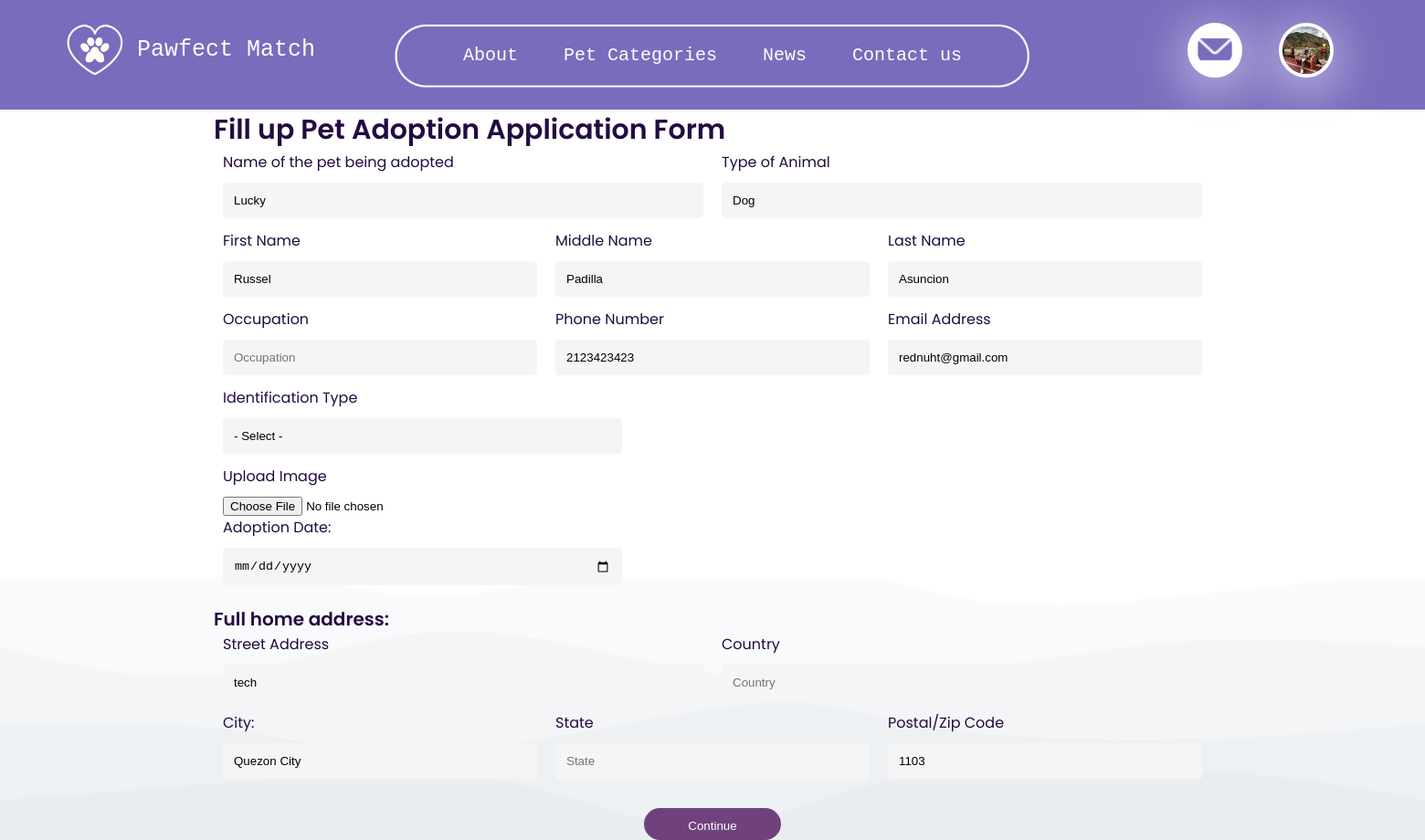
/pet-form.php?pet_id=2266333578 (signed in), run on the app's committed database.
### tables this page shows
CREATE TABLE `pets` (
  `id` bigint(20) NOT NULL,
  `pet_id` bigint(20) NOT NULL,
  `pet_name` varchar(255) NOT NULL,
  `pet_owner` varchar(255) NOT NULL,
  `pet_owner_image` varchar(255) NOT NULL,
  `pet_owner_id` bigint(20) NOT NULL,
  `pet_location` varchar(255) NOT NULL,
  `pet_address` varchar(255) NOT NULL,
  `pet_type` varchar(255) NOT NULL,
  `pet_breed` varchar(255) NOT NULL,
  `pet_gender` varchar(255) NOT NULL,
  `pet_age` int(11) NOT NULL,
  `pet_image` varchar(100) NOT NULL,
  `pet_description` longtext NOT NULL,
  `availability` varchar(100) NOT NULL,
  `reservation` int(11) NOT NULL,
  `reservation_id` bigint(20) NOT NULL,
  `date` timestamp NOT NULL DEFAULT current_timestamp() ON UPDATE current_timestamp()
);

CREATE TABLE `users` (
  `id` bigint(20) NOT NULL,
  `user_id` bigint(20) NOT NULL,
  `email` text NOT NULL,
  `password` varchar(255) NOT NULL,
  `date` timestamp NOT NULL DEFAULT current_timestamp() ON UPDATE current_timestamp(),
  `fname` varchar(255) NOT NULL,
  `lname` varchar(255) NOT NULL,
  `mname` varchar(255) NOT NULL,
  `gender` varchar(100) NOT NULL,
  `user_image` varchar(255) NOT NULL,
  `status` varchar(100) NOT NULL,
  `address` varchar(255) NOT NULL,
  `city` varchar(255) NOT NULL,
  `postal_code` varchar(11) NOT NULL,
  `phone` varchar(25) NOT NULL,
  `dob` date NOT NULL,
  `first_login` bigint(20) NOT NULL
);

### functions.php (called while the page is built, shortened)
<?php
function check_login($con)
{
	if(isset($_SESSION['user_id']))
	{
		$id = $_SESSION['user_id'];
		$query = "select * from users where user_id = '$id' limit 1";
		$result = mysqli_query($con,$query);
		if($result && mysqli_num_rows($result) > 0)
		{
			$user_data = mysqli_fetch_assoc($result);
			return $user_data;
		}
	}
	die;
}

### pet-form.php (the view, shortened to what this page needs)
<?php
include("connection.php");
include("functions.php");
$user_data = check_login($con);
$pet_id = $_GET['pet_id'] ?? header('Location: index.php');
$stmt = $con->prepare("SELECT * FROM pets WHERE pet_id = ?");
$stmt->bind_param("i", $pet_id);
$stmt->execute();
$result = $stmt->get_result();
$pet_data = $result->fetch_assoc();
?>
<!DOCTYPE html>
<html lang="en">
<head>
    <link rel="stylesheet" href="css/style.css">
    <link rel="stylesheet" href="css/slider.css">
    <link rel="stylesheet" href="css/message.css">
    <link rel="stylesheet" href="https://cdnjs.cloudflare.com/ajax/libs/font-awesome/5.15.2/css/all.min.css"/>
</head>
<div class="pet-form">
    <form action="process_form.php" method="post">
    <h1>Fill up Pet Adoption Application Form</h1>
    <div class="info">
        <div class="input-box">
            <label for="pet_name">Name of the pet being adopted</label>
            <input type="text" id="pet_name" name="pet_name" value="<?php echo $pet_data['pet_name']; ?>" required>
        </div>
        <div class="input-box">
            <label for="pet_type">Type of Animal</label>
            <input type="text" id="pet_type" name="pet_type" value="<?php echo $pet_data['pet_type']; ?>" required>
        </div>
    </div>
    <div class="info">
        <div class="input-box">
            <label for="fname">First Name</label>
            <input type="text" id="fname" name="fname" value="<?php echo $user_data['fname']; ?>" required>
        </div>
        <div class="input-box">
            <label for="mname">Middle Name</label>
            <input type="text" id="mname" name="mname" value="<?php echo $user_data['mname']; ?>">
        </div>
        <div class="input-box">
            <label for="lname">Last Name</label>
            <input type="text" id="lname" name="lname" value="<?php echo $user_data['lname']; ?>" required>
        </div>
    </div>
    <div class="info">
        <div class="input-box">
            <label for="occupation">Occupation</label>
            <input type="text" id="occupation" name="occupation" placeholder="Occupation" required>
        </div>
        <div class="input-box">
            <label for="phone">Phone Number</label>
            <input type="text" id="phone" name="phone" value="<?php echo $user_data['phone']; ?>" required>
        </div>
        <div class="input-box">
            <label for="email">Email Address</label>
            <input type="email" id="email" name="email" value="<?php echo $user_data['email']; ?>" required>
        </div>
    </div>
    <div class="info">
        <div class="id-input-box">
            <label for="id">Identification Type</label>
            <select id="identification" name="identification" required>
            <option value="">- Select -</option>
            </select>
        </div>
    </div>
    <div class="info">
        <div class="img-input-box">
            <label for="id_img">Upload Image</label><br>
            <input type="file" name="id_img" id="id_img" accept=".jpg, .jpeg, .png, .pdf" onchange="previewImage(event)">
        </div>
    </div>
    <div class="info">
    <div class="id-input-box">
        <label for="adopt_date">Adoption Date:</label>
        <input type="date" id="adopt_date" name="adoption_date" required>
    </div>
    </div>
    <h3>Full home address:</h3>
    <div class="info">
        <div class="input-box">
            <label for="address">Street Address</label>
            <input type="text" id="street" name="street" value="<?php echo $user_data['address']; ?>" required>
        </div>
        <div class="input-box">
            <label for="country">Country</label>
            <input type="text" id="country" name="country" placeholder="Country" required>
        </div>
    </div>
    <div class="info">
        <div class="input-box">
            <label for="city">City:</label>
            <input type="text" id="city" name="city" value="<?php echo $user_data['city']; ?>" required>
        </div>
        <div class="input-box">
            <label for="state">State</label>
            <input type="text" id="state" name="state" placeholder="State" required>
        </div>
        <div class="input-box">
            <label for="postal">Postal/Zip Code</label>
            <input type="text" id="postal" name="postal" value="<?php echo $user_data['postal_code']; ?>" required>
        </div>
    </div>
    <input type="submit" value="Continue">
</form>
</div>
</body>
</html>

### css/style.css (style rules this page uses)
* { margin: 0; padding: 0; box-sizing: border-box; }
nav { background-color: #7A6BBC; padding: 20px 20%; box-shadow: 0 0 5px rgba(0, 0, 0, 0.1); width: 100%; height: 120px; display: flex; position: relative; }
.menu-box nav { display: flex; justify-content: space-between; align-items: center; padding: 10px; }
.bg-bottom { position: fixed; bottom: -100px; left: 0; width: 100%; text-align: center; z-index: -1; }
.bg-bottom img { width: 100%; max-height: 1000px; display: inline-block; vertical-align: bottom; }
.menu-box nav .list { margin: 0 auto; }
.menu-box nav .user-image { margin-left: 10px; }
.logo-image { position: absolute; top: 20px; left: 70px; width: 70px; height: 70px; object-fit: cover; z-index: 1; }
.user-btn { position: absolute; top: 25px; right: 200px; width: 60px; height: 60px; border-radius: 50%; background-color: white; border: 4px solid #ffffff; box-shadow: 0 10px 60px #E6E6FA; }
.user-btn img { position: absolute; align-items: center; border-radius: 50%; width: 40px; top: 5px; left: 6px; }
.user-image { position: absolute; top: 25px; right: 100px; width: 60px; height: 60px; border-radius: 50%; border: 4px solid #ffffff; box-shadow: 0 10px 60px #E6E6FA; }
.list { padding: 0; margin: 0; font-family: monospace; display: flex; justify-content: center; list-style: none; z-index: 99; margin-top: 10px; }
.list li { display: inline-block; position: relative; }
.list li:last-child { margin-right: 0; }
.list li a { display: block; padding: 20px 25px; color: #FFFFFF; text-decoration: none; text-align: center; font-size: 20px; }
.logo-text { position: absolute; top: 40px; left: 150px; color: #ffffff; font-size: 25px; display: flex; align-items: center; font-family: monospace; }
.top-oval { position: absolute; margin-top: 10px; width: 700px; height: 100px; left: 50%; transform: translateX(-50%); z-index: 0; }

### pet-form.php (style rules this page uses)
body { font-family: 'Poppins', sans-serif; background-color: #fff; margin: 0; padding: 0; }
.pet-form { display: flex; justify-content: center; align-items: center; width: 70%; height: 600px; margin: 0 auto; background: transparent; border-radius: 10px; margin-top: 80px; }
.pet-form form { width: 100%; height: 100%; display: flex; background: transparent; justify-content: center; flex-direction: column; }
.info { display: flex; justify-content: space-between; align-items: center; flex-direction: row; width: 100%; }
.pet-form h1 { font-size: 30px; font-weight: 600; margin: 0; padding: 0; color: #230B41; margin-top: 40px; }
.pet-form h3 { font-size: 20px; font-weight: 600; margin: 0; padding: 0; color: #230B41; margin-top: 10px; }
.input-box { display: flex; justify-content: center; align-items: left; flex-direction: column; margin-right: 10px; margin-left: 10px; width: 100%; }
.id-input-box { display: flex; justify-content: center; align-items: left; flex-direction: column; margin-right: 10px; margin-left: 10px; width: 40%; }
.img-input-box { display: flex; justify-content: center; align-items: left; flex-direction: column; margin-right: 10px; margin-left: 10px; width: 100%; }
input[type=text], input[type=submit], input[type=email] { width: 100%; padding: 12px; margin: 5px 0 12px 0; box-sizing: border-box; border: none; border-radius: 4px; background-color: #F5F5F5; }
.input-box label { color: #230B41; margin-bottom: 5px; display: block; }
.id-input-box label { color: #230B41; margin-bottom: 5px; display: block; }
.img-input-box label { color: #230B41; display: block; margin-bottom: -15px; }
input[type=submit] { background-color: #70427D; color: white; cursor: pointer; border-radius: 20px; width: 150px; height: 35px; margin: 0 auto; display: block; transition: 0.3s; margin-top: 20px; }
input[type=date] { width: 100%; padding: 12px; margin: 5px 0 12px 0; box-sizing: border-box; border: none; border-radius: 4px; background-color: #F5F5F5; }
#identification { width: 100%; padding: 12px; margin: 5px 0 12px 0; box-sizing: border-box; border: none; border-radius: 4px; background-color: #F5F5F5; appearance: none; }

### data on the page
pets: pet_name "Lucky", pet_type "Dog"
users: fname "Russel", mname "Padilla", lname "Asuncion", phone "2123423423", email "rednuht@gmail.com", street "tech", city "Quezon City", postal "1103"
